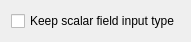
<?xml version="1.0" encoding="UTF-8"?>
<ui version="4.0">
 <class>SetFieldData</class>
 <widget class="QDialog" name="SetFieldData">
  <property name="geometry">
   <rect>
    <x>0</x>
    <y>0</y>
    <width>171</width>
    <height>35</height>
   </rect>
  </property>
  <property name="windowTitle">
   <string>Dialog</string>
  </property>
  <layout class="QGridLayout" name="gridLayout">
   <item row="0" column="0">
    <widget class="QCheckBox" name="keepTypeCheckBox_">
     <property name="text">
      <string>Keep scalar field input type</string>
     </property>
    </widget>
   </item>
  </layout>
 </widget>
 <resources/>
 <connections/>
</ui>
